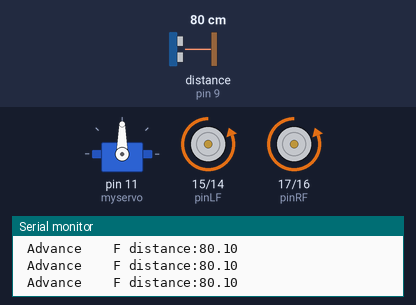
The sketch below on a simulated Arduino Uno, built with avr-gcc and run on an emulated ATmega328P. Shown: servo, motor-driver pin pairs drawn as motors (green arrow = first pin HIGH = forward, orange = second pin HIGH = backward, longer = more drive), the last lines printed to the serial monitor. Wiring (inferred from the names in the program): ultrasonic range finder: trigger pin 8; echo pin 9. Inputs (shaded band) come from the test bench; at power-on: distance to the obstacle (sensor on pin 9) 80 cm. The echo pulse lasts 58.3 µs per cm.

Above: at 1.2 s.
1.3 s: distance to the obstacle (sensor on pin 9) set to 28 cm
4.3 s: distance to the obstacle (sensor on pin 9) set to 23 cm
At 5.1 s:
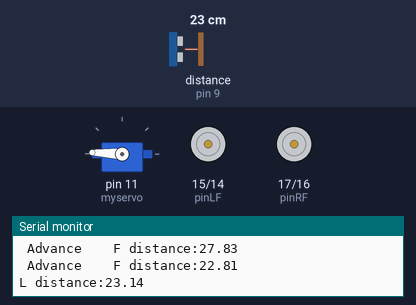
At 5.7 s:
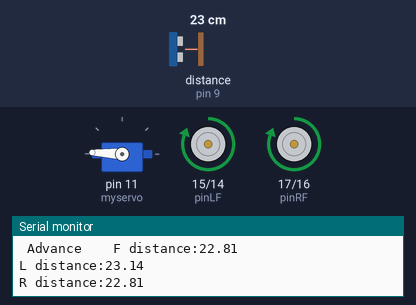
7.3 s: distance to the obstacle (sensor on pin 9) set to 2 cm
At 8.8 s:
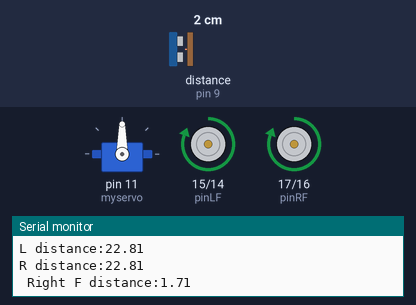
Timing chart, 0 to 16.3 s (numbered marks = the images above; inputs shaded):
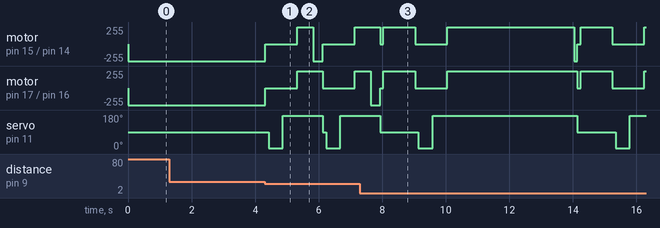

The sketch:

Robot.ino
```cpp
#include <Servo.h>
int pinLB=14;     // Define a 14 Pin
int pinLF=15;     // Define a 15 Pin

int pinRB=16;    // Define a 16 Pin
int pinRF=17;    // Define a 17 Pin

//int MotorLPWM=5;  //Define a 5 Pin
//int MotorRPWM=6;  //Define a 6 Pin

int inputPin = 9;  // Define the ultrasound signal receiving a Pin
int outputPin =8;  //Define the ultrasound signal emission Pin

int Fspeedd = 0;      // go
int Rspeedd = 0;      // The right to
int Lspeedd = 0;      // Turn left to
int directionn = 0;   // After the former = 8 = 2 left = 4 right = 6
Servo myservo;        // Set up the myservo
int delay_time = 250; // After the servo motor to the stability of the time

int Fgo = 8;         // go
int Rgo = 6;         // The right to
int Lgo = 4;         // Turn left to
int Bgo = 2;         // astern

void setup()
 {
  Serial.begin(9600);     // Initialize
  pinMode(pinLB,OUTPUT); // Define 14 pin for the output (PWM)
  pinMode(pinLF,OUTPUT); // Define 15 pin for the output (PWM)
  pinMode(pinRB,OUTPUT); // Define 16 pin for the output (PWM)
  pinMode(pinRF,OUTPUT); // Define 17 pin for the output (PWM)

  //pinMode(MotorLPWM,  OUTPUT);  // Define 5 pin for PWM output
 // pinMode(MotorRPWM,  OUTPUT);  // Define 6 pin for PWM output

  pinMode(inputPin, INPUT);    // Define the ultrasound enter pin
  pinMode(outputPin, OUTPUT);  // Define the ultrasound output pin

  myservo.attach(11);    // Define the servo motor output 10 pin(PWM)
 }
void advance(int a)     // go
    {
     digitalWrite(pinRB,HIGH);  // 16 feet for high level
     digitalWrite(pinRF,LOW);   //17 feet for low level
     //analogWrite(MotorRPWM,180);//Set the output speed(PWM)
     digitalWrite(pinLB,HIGH);  // 14 feet for high level
     digitalWrite(pinLF,LOW);   //15 feet for high level
     //analogWrite(MotorLPWM,180);//Set the output speed(PWM)
     delay(a * 1);
    }

void right(int b)        //right
    {
     digitalWrite(pinRB,LOW);
     digitalWrite(pinRF,HIGH);
     //analogWrite(MotorRPWM,250);
     digitalWrite(pinLB,LOW);
     digitalWrite(pinLF,LOW);
     delay(b * 100);
    }
void left(int c)         //left
    {
     digitalWrite(pinRB,LOW);
     digitalWrite(pinRF,LOW);
     digitalWrite(pinLB,LOW);
     digitalWrite(pinLF,HIGH);
     //analogWrite(MotorLPWM,250);
     delay(c * 100);
    }
void turnR(int d)        //right
    {
     digitalWrite(pinRB,HIGH);
     digitalWrite(pinRF,LOW);
     //analogWrite(MotorRPWM,250);
     digitalWrite(pinLB,LOW);
     digitalWrite(pinLF,HIGH);
     //analogWrite(MotorLPWM,250);
     delay(d * 50);
    }
void turnL(int e)        //left
    {
     digitalWrite(pinRB,LOW);
     digitalWrite(pinRF,HIGH);
     //analogWrite(MotorRPWM,220);
     digitalWrite(pinLB,HIGH);
     digitalWrite(pinLF,LOW);
     //analogWrite(MotorLPWM,220);
     delay(e * 50);
    }
void stopp(int f)         //stop
    {
     digitalWrite(pinRB,LOW);
     digitalWrite(pinRF,LOW);
     digitalWrite(pinLB,LOW);
     digitalWrite(pinLF,LOW);
     delay(f * 100);
    }
void back(int g)          //back
    {

     digitalWrite(pinRB,LOW);
     digitalWrite(pinRF,HIGH);
     //analogWrite(MotorRPWM,0);
     digitalWrite(pinLB,LOW);
     digitalWrite(pinLF,HIGH);
     //analogWrite(MotorLPWM,230);
     delay(g * 500);
    }

void detection()        //Measuring three angles(0.90.179)
    {
      int delay_time = 200;   // After the servo motor to the stability of the time
      ask_pin_F();            // Read in front of the distance

     if(Fspeedd < 10)         // If the front distance less than 10 cm
      {
      stopp(1);               // Remove the output data
      back(2);                // The back two milliseconds
      }

      if(Fspeedd < 25)         // If the front distance less than 25 cm
      {
        stopp(1);               // Remove the output data
        ask_pin_L();            // Read the left distance
        delay(delay_time);      // Waiting for the servo motor is stable
        ask_pin_R();            // Read the right distance
        delay(delay_time);      //  Waiting for the servo motor is stable

        if(Lspeedd > Rspeedd)   //If the distance is greater than the right distance on the left
        {
         directionn = Lgo;      //Left
        }

        if(Lspeedd <= Rspeedd)   //If the distance is less than or equal to the distance on the right
        {
         directionn = Rgo;      //right
        }

        if (Lspeedd < 15 && Rspeedd < 15)   /*If the left front distance and distance and the right distance is less than 15 cm */
        {

         directionn = Bgo;      //Walk backwards
        }
      }
      else                      //If the front is not less than 25 cm (greater than)
      {
        directionn = Fgo;        //Walk forward
      }

    }
void ask_pin_F()   // Measure the distance ahead
    {
      myservo.write(90);
      digitalWrite(outputPin, LOW);   // For low voltage 2 us ultrasonic launch
      delayMicroseconds(2);
      digitalWrite(outputPin, HIGH);  // Let ultrasonic launch 10 us high voltage, there is at least 10 us
      delayMicroseconds(10);
      digitalWrite(outputPin, LOW);    // Maintaining low voltage ultrasonic launch
      float Fdistance = pulseIn(inputPin, HIGH);  // Read the time difference
      Fdistance= Fdistance/5.8/10;       // A time to distance distance (unit: cm£©
      Serial.print("F distance:");      //The output distance (unit: cm)
      Serial.println(Fdistance);         //According to the distance
      Fspeedd = Fdistance;
    }
 void ask_pin_L()   // Measure the distance on the left
    {
      myservo.write(5);
      delay(delay_time);
      digitalWrite(outputPin, LOW);   // For low voltage 2 us ultrasonic launch
      delayMicroseconds(2);
      digitalWrite(outputPin, HIGH);  // Let ultrasonic launch 10 us high voltage, there is at least 10 us
      delayMicroseconds(10);
      digitalWrite(outputPin, LOW);    // Maintaining low voltage ultrasonic launch
      float Ldistance = pulseIn(inputPin, HIGH);  // Read the time difference
      Ldistance= Ldistance/5.8/10;       // Will be time to distance distance (unit: cm)
      Serial.print("L distance:");       //The output distance (unit: cm)
      Serial.println(Ldistance);         //According to the distance
      Lspeedd = Ldistance;              // Will reading Lspeedd distance
    }
void ask_pin_R()   // Measure the distance on the right
    {
      myservo.write(177);
      delay(delay_time);
      digitalWrite(outputPin, LOW);   // For low voltage 2 us ultrasonic launch
      delayMicroseconds(2);
      digitalWrite(outputPin, HIGH);  // Let ultrasonic launch 10 us high voltage, there is at least 10 us
      delayMicroseconds(10);
      digitalWrite(outputPin, LOW);    // Maintaining low voltage ultrasonic launch
      float Rdistance = pulseIn(inputPin, HIGH);  // Read the time difference
      Rdistance= Rdistance/5.8/10;       //Will be time to distance distance (unit: cm)
      Serial.print("R distance:");       //The output distance (unit: cm)
      Serial.println(Rdistance);         //According to the distance
      Rspeedd = Rdistance;
    }

void loop()
 {
    myservo.write(90);  /*Make the servo motor ready position Prepare the next measurement */
    detection();        //Measuring Angle And determine which direction to go to

   if(directionn == 2)  //If directionn (direction) = 2 (back)
   {
     back(8);                    //  back
     turnL(2);                   //Move slightly to the left (to prevent stuck in dead end lane)
     Serial.print(" Reverse ");   //According to the direction (reverse)
   }
   if(directionn == 6)           //If directionn (direction) = 6 (right)
   {
     back(1);
     turnR(6);                   // right
     Serial.print(" Right ");    //According to the direction (Right)
   }
   if(directionn == 4)          //If directionn (direction) = 4 (left)
   {
     back(1);
     turnL(6);                  // left
     Serial.print(" Left ");     //According to the direction (Left)
   }
   if(directionn == 8)          //If directionn (direction) = 8 (forward)
   {
    advance(1);                 // go
    Serial.print(" Advance ");   //According to the direction (Advance)
    Serial.print("   ");
   }
 }
```

Measured:
- the behaviour switches between 26 and 25 cm on distance to the obstacle (sensor on pin 9) (found by bisection; images 0 and 1)
- after the input at 4.3 s, motor on pin 15 (pinLF) / pin 14 (pinLB): backward 255/255 → stopped at once, → forward 255/255 1.0 s later, → backward 255/255 0.50 s later, → stopped 0.30 s later, … (5 changes in this stretch); motor on pin 17 (pinRF) / pin 16 (pinRB): alternates forward 255/255 for 0.80 s and stopped for 1.0 s, starting at once
